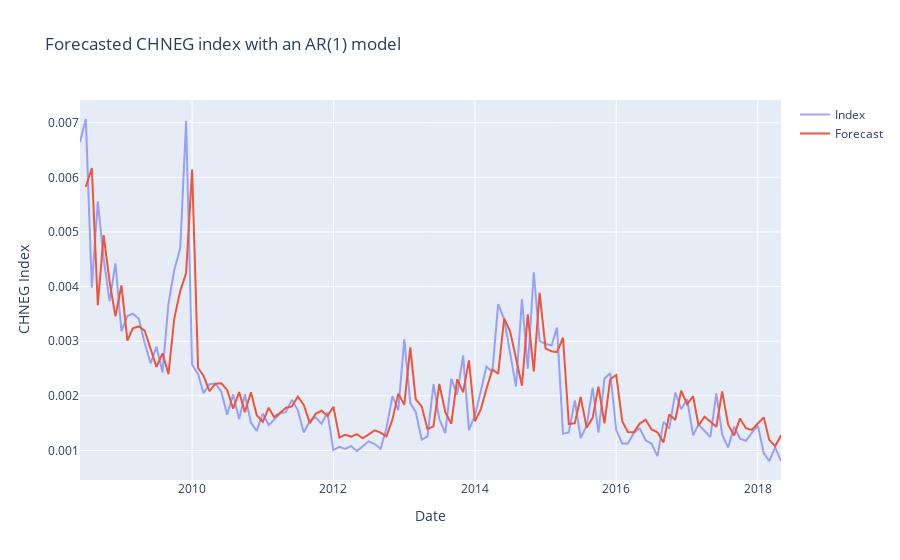

The cell this chart's notebook holds for it:
### Code cell
fig = go.Figure()
fig.add_trace(go.Scatter(x= chneg['Date'], y = chneg['chneg'].dropna(), mode="lines", name = 'Index', opacity = 0.6))
fig.add_trace(go.Scatter(x = chneg['Date'].iloc[1:], y = forecast2.predicted_mean, name = 'Forecast'))
fig.update_layout(title = 'Forecasted CHNEG index with an AR(1) model')
fig.update_yaxes(title = 'CHNEG Index')

fig.update_xaxes(title = 'Date')
